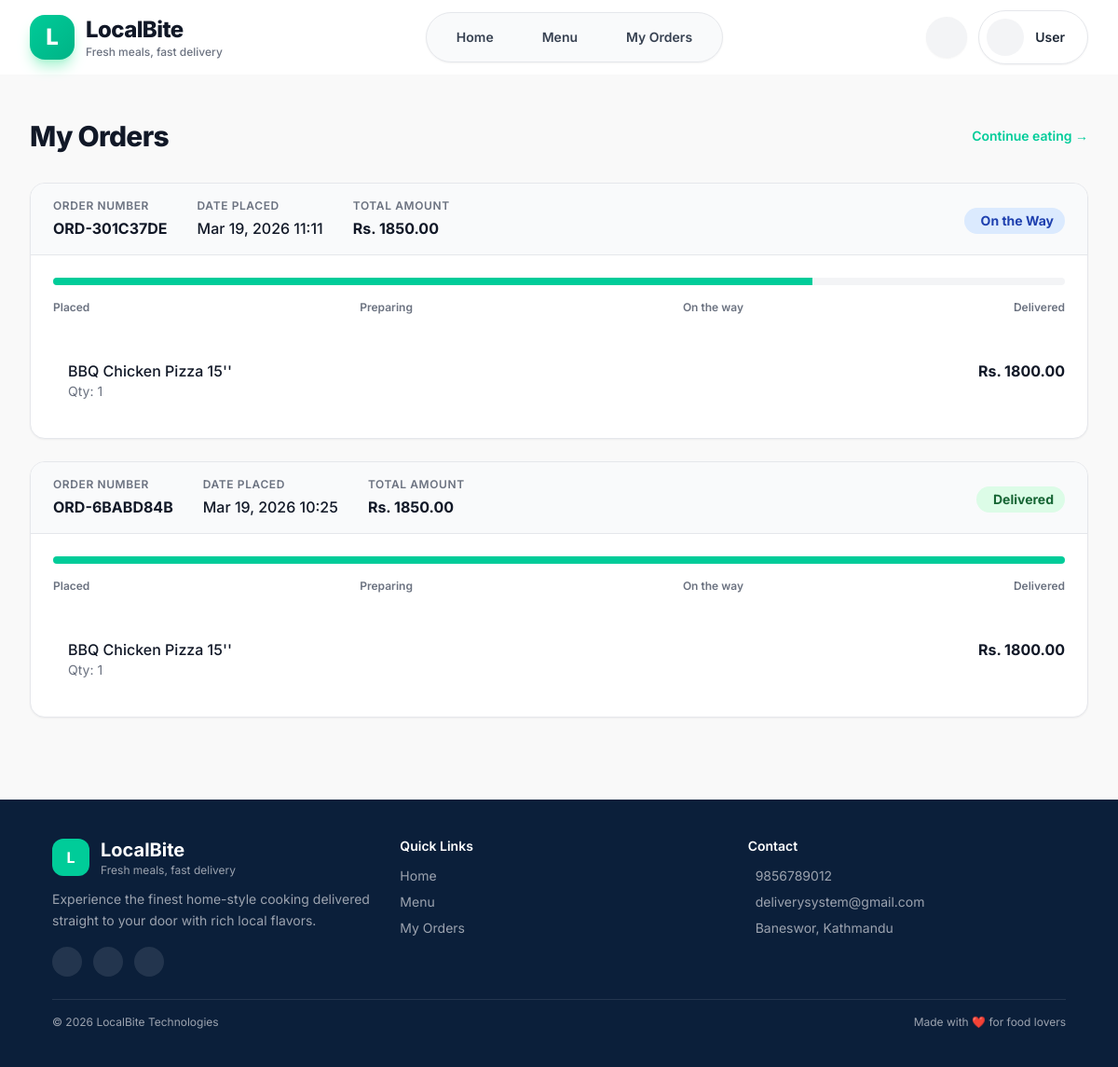
Before: /my-orders/ (signed in) with the older database file.
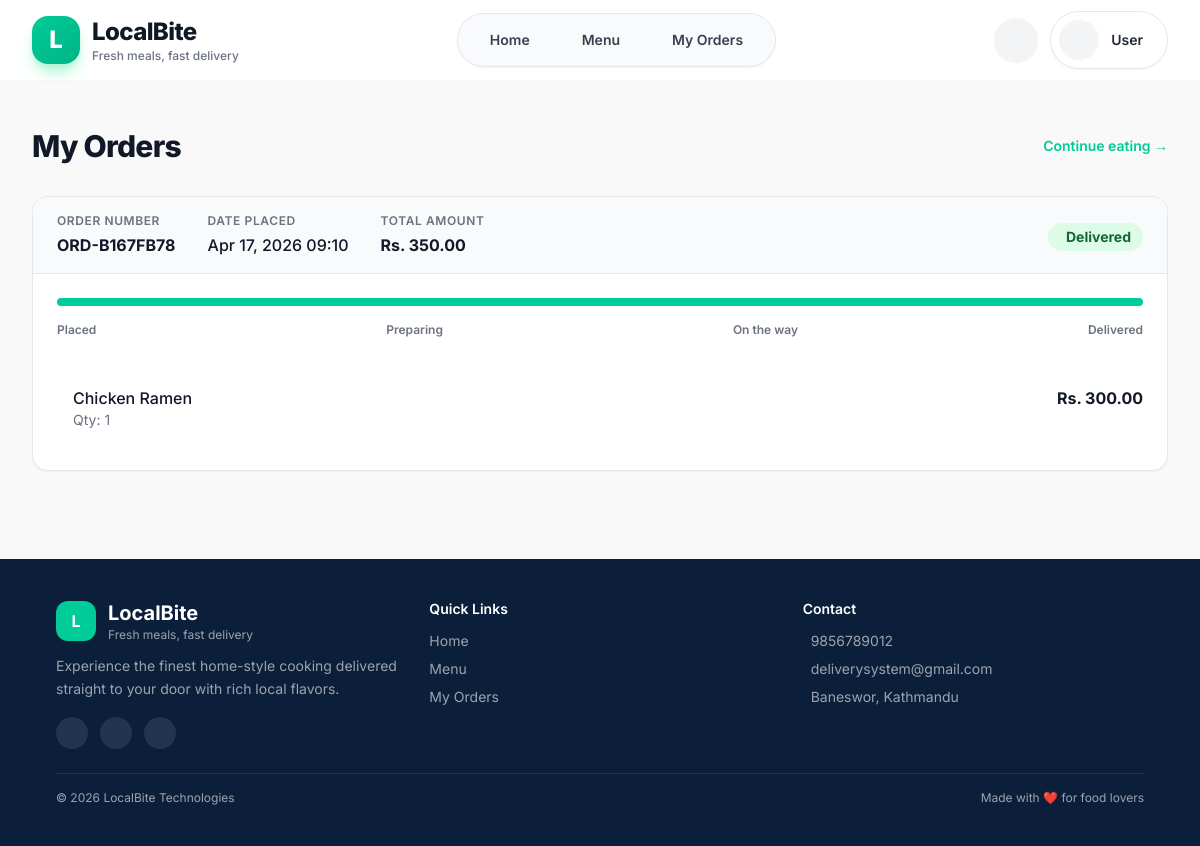
After: the same page with the newer database file.
### accounts/models.py (models this page shows, shortened)
class CustomUser(AbstractUser):
    class Roles(models.TextChoices):
        ADMIN = "admin", "Admin"
        DELIVERY_PERSON = "delivery_person", "Delivery Person"
        CUSTOMER = "customer", "Customer"
    username = None
    email = models.EmailField(_("email address"), unique=True)
    role = models.CharField(max_length=20, choices=Roles.choices, default=Roles.CUSTOMER)
    USERNAME_FIELD = "email"
    REQUIRED_FIELDS = []
    objects = CustomUserManager()

### main/models.py (models this page shows, shortened)
class Order(models.Model):
    class Status(models.TextChoices):
        PENDING = "pending", "Pending"
        PAID = "paid", "Paid"
        ON_THE_WAY = "on_the_way", "On the way"
        DELIVERED = "delivered", "Delivered"
        CANCELLED = "cancelled", "Cancelled"
    user = models.ForeignKey(
        "accounts.CustomUser",
        on_delete=models.PROTECT,
        related_name="orders",
    )
    order_id = models.CharField(max_length=30, unique=True)
    status = models.CharField(
        max_length=20, choices=Status.choices, default=Status.PENDING
    )
    subtotal = models.DecimalField(max_digits=10, decimal_places=2)
    tax = models.DecimalField(max_digits=10, decimal_places=2, default=0.0)
    shipping_cost = models.DecimalField(max_digits=10, decimal_places=2, default=0.0)
    total = models.DecimalField(max_digits=10, decimal_places=2, default=0.0)
    created_at = models.DateTimeField(auto_now_add=True)
    updated_at = models.DateTimeField(auto_now=True)
    delivery_person = models.ForeignKey(
        "accounts.DeliveryPerson", on_delete=models.PROTECT, null=True, blank=True
    )
    shipping_address = models.ForeignKey(
        "accounts.ShippingAddress",
        on_delete=models.PROTECT,
        null=True,
        blank=True
    )

class OrderItem(models.Model):
    order = models.ForeignKey(
        Order,
        on_delete=models.CASCADE,
        related_name="items",
    )
    product = models.ForeignKey(
        Product,
        on_delete=models.PROTECT,
    )
    product_name = models.CharField(max_length=100)
    price = models.DecimalField(max_digits=10, decimal_places=2)
    quantity = models.PositiveIntegerField()

### main/views.py (the view, shortened to what this page needs)
# urls.py: path('my-orders/', views.my_orders, name='my_orders'),
@login_required
def my_orders(request):
    personal_orders = Order.objects.filter(user=request.user).order_by('-created_at')
    deliveries = []
    context = {
        'orders': personal_orders,
        'deliveries': deliveries
    }
    return render(request, 'main/my_orders.html', context)

### main/templates/main/my_orders.html (shortened to what this page needs)
{% extends 'base.html' %}
{% block content %}
<div class="max-w-7xl mx-auto px-4 sm:px-6 lg:px-8 py-12" x-data="myOrdersHandler()">
    <div class="md:flex md:items-center md:justify-between mb-8">
        <h1 class="text-3xl font-extrabold text-gray-900 tracking-tight">My Orders</h1>
        <a href="{% url 'main:home' %}" class="mt-4 md:mt-0 text-sm font-semibold text-primary hover:text-primary-dark">
            Continue eating <span aria-hidden="true">&rarr;</span>
        </a>
    </div>
    <div class="space-y-6">
        {% for order in orders %}
        <div class="bg-white border border-gray-200 shadow-sm rounded-2xl overflow-hidden">
            <div class="bg-gray-50 px-6 py-4 border-b border-gray-200 flex flex-col sm:flex-row sm:items-center sm:justify-between gap-4">
                <div class="flex flex-col sm:flex-row gap-4 sm:gap-8">
                    <div>
                        <p class="text-xs text-gray-500 uppercase tracking-wider font-semibold mb-1">Order Number</p>
                        <p class="font-bold text-gray-900">{{ order.order_id }}</p>
                    </div>
                    <div>
                        <p class="text-xs text-gray-500 uppercase tracking-wider font-semibold mb-1">Date Placed</p>
                        <p class="font-medium text-gray-900">{{ order.created_at|date:"M d, Y H:i" }}</p>
                    </div>
                    <div>
                        <p class="text-xs text-gray-500 uppercase tracking-wider font-semibold mb-1">Total Amount</p>
                        <p class="font-bold text-gray-900">Rs. {{ order.total }}</p>
                    </div>
                </div>
                <div>
                    {% if order.status == 'delivered' %}
                        <span class="inline-flex items-center px-3 py-1 rounded-full text-sm font-bold bg-green-100 text-green-800">
                             Delivered
                        </span>
                    {% elif order.status == 'on_the_way' %}
                        <span class="inline-flex items-center px-3 py-1 rounded-full text-sm font-bold bg-blue-100 text-blue-800">
                             On the Way
                        </span>
                    {% elif order.status == 'cancelled' %}
                        <span class="inline-flex items-center px-3 py-1 rounded-full text-sm font-bold bg-red-100 text-red-800">
                            <i class="las la-times-circle mr-1.5 text-lg"></i> Cancelled
                        </span>
                    {% else %}
                        <span class="inline-flex items-center px-3 py-1 rounded-full text-sm font-bold bg-yellow-100 text-yellow-800">
                            <i class="las la-clock mr-1.5 text-lg"></i> Preparing
                        </span>
                    {% endif %}
                </div>
            </div>
            <div class="p-6">
                <div class="mb-8 relative">
                    <div class="overflow-hidden h-2 mb-4 text-xs flex rounded bg-gray-100">
                        {% if order.status == 'pending' or order.status == 'paid' %}
                            <div style="width: 25%" class="shadow-none flex flex-col text-center whitespace-nowrap text-white justify-center bg-primary"></div>
                        {% elif order.status == 'preparing' %}
                            <div style="width: 50%" class="shadow-none flex flex-col text-center whitespace-nowrap text-white justify-center bg-primary"></div>
                        {% elif order.status == 'on_the_way' %}
                            <div style="width: 75%" class="shadow-none flex flex-col text-center whitespace-nowrap text-white justify-center bg-primary"></div>
                        {% elif order.status == 'delivered' %}
                            <div style="width: 100%" class="shadow-none flex flex-col text-center whitespace-nowrap text-white justify-center bg-primary"></div>
                        {% endif %}
                    </div>
                    <div class="flex justify-between text-xs font-semibold text-gray-500 relative">
                        <span>Placed</span>
                        <span>Preparing</span>
                        <span>On the way</span>
                        <span>Delivered</span>
                    </div>
                </div>
                <ul role="list" class="divide-y divide-gray-100">
                    {% for item in order.items.all %}
                    <li class="py-4 flex">
                        <div class="ml-4 flex-1 flex flex-col">
                            <div>
                                <div class="flex justify-between text-base font-medium text-gray-900">
                                    <h4>{{ item.product_name }}</h4>
                                    <p class="ml-4 font-bold">Rs. {{ item.price }}</p>
                                </div>
                            </div>
                            <div class="flex-1 flex items-end justify-between text-sm">
                                <p class="text-gray-500">Qty: {{ item.quantity }}</p>
                            </div>
                        </div>
                    </li>
                    {% endfor %}
                </ul>
            </div>
        </div>
        {% endfor %}
    </div>
</div>
{% endblock %}

### common_templates/base.html (shortened to what this page needs)
{% load static %}
<!DOCTYPE html>
<html lang="en">
<head>
    <script src="https://cdn.tailwindcss.com"></script>
    <link rel="stylesheet" href="https://maxst.icons8.com/vue-static/landings/line-awesome/line-awesome/1.3.0/css/line-awesome.min.css">
</head>
<body x-data="localbiteApp()">
    <nav class="sticky top-0 z-50 bg-white/95 backdrop-blur-xl animate-fade-up">
        <div class="max-w-7xl mx-auto px-4 sm:px-6 lg:px-8">
            <div class="flex h-20 items-center justify-between">
                <div class="flex items-center gap-3">
                    <a href="{% url 'main:home' %}?view=user" class="flex items-center gap-3">
                        <div class="w-12 h-12 rounded-2xl bg-gradient-to-br from-primary to-primary-dark flex items-center justify-center text-white font-extrabold text-2xl shadow-lg shadow-emerald-200">
                            L
                        </div>
                        <div>
                            <span class="block text-2xl font-extrabold tracking-tight text-gray-900">LocalBite</span>
                            <span class="block text-xs font-medium text-gray-500">Fresh meals, fast delivery</span>
                        </div>
                    </a>
                </div>
                <div class="hidden md:flex items-center gap-3 bg-gray-50 border border-gray-200 rounded-full px-3 py-2 shadow-sm">
                    <a href="{% if user.is_authenticated and user.role == 'admin' %}{% url 'main:admin_dashboard' %}{% else %}{% url 'main:home' %}?view=user{% endif %}"
                       class="px-5 py-2 rounded-full text-sm font-semibold {% if request.path == '/' %}bg-black text-white{% else %}text-gray-700 hover:text-black hover:bg-white{% endif %} transition">
                        Home
                    </a>
                    <a href="{% url 'main:menu_page' %}"
                       class="px-5 py-2 rounded-full text-sm font-semibold {% if request.path == '/menu/' %}bg-black text-white{% else %}text-gray-700 hover:text-black hover:bg-white{% endif %} transition">
                        Menu
                    </a>
                    {% if user.is_authenticated %}
                        {% if user.role == 'customer' %}
                        <a href="{% url 'main:my_orders' %}"
                           class="px-5 py-2 rounded-full text-sm font-semibold text-gray-700 hover:text-black hover:bg-white transition">
                            My Orders
                        </a>
                        {% elif user.role == 'admin' %}
                        <a href="{% url 'main:admin_dashboard' %}"
                           class="px-5 py-2 rounded-full text-sm font-semibold text-gray-700 hover:text-black hover:bg-white transition">
                            Dashboard
                        </a>
                        {% endif %}
                    {% endif %}
                </div>
                <div class="hidden md:flex items-center gap-3">
                    {% if user.is_authenticated %}
                        {% if user.role == 'delivery_person' and request.session.rider_mode != False %}
                            <a href="{% url 'main:toggle_rider_mode' %}"
                               class="px-4 py-2.5 rounded-full bg-amber-50 text-amber-700 font-bold text-sm hover:bg-amber-100 transition">
                                Switch to Eating
                            </a>
                        {% elif user.role == 'admin' %}
                            <a href="{% url 'main:admin_dashboard' %}"
                               class="px-4 py-2.5 rounded-full bg-gray-900 text-white font-bold text-sm hover:bg-black transition">
                                Dashboard
                            </a>
                        {% else %}
                            <button @click="cartOpen = true"
                                    class="relative w-11 h-11 rounded-full bg-gray-100 hover:bg-gray-200 transition flex items-center justify-center text-gray-800 shadow-sm">
                            </button>
                        {% endif %}
                        <div class="relative" x-data="{ open: false }">
                            <button @click="open = !open"
                                    @click.outside="open = false"
                                    class="flex items-center gap-3 pl-2 pr-3 py-2 rounded-full bg-white border border-gray-200 shadow-sm hover:shadow-md transition">
                                <div class="w-10 h-10 rounded-full bg-gray-100 flex items-center justify-center text-gray-700">
                                </div>
                                <span class="max-w-[120px] truncate text-sm font-semibold text-gray-800">
                                    {{ user.first_name|default:user.email|truncatechars:12 }}
                                </span>
                            </button>
                        </div>
                    {% endif %}
                </div>
            </div>
        </div>
    </nav>
    <main class="flex-grow w-full">
        {% block content %}
        {% endblock %}
    </main>
    <footer class="bg-[#0B1F3A] text-white mt-10">
        <div class="max-w-6xl mx-auto px-4 sm:px-6 lg:px-8 py-10">
            <div class="grid md:grid-cols-3 gap-8">
                <div>
                    <div class="flex items-center gap-3 mb-3">
                        <div class="w-10 h-10 rounded-xl bg-primary flex items-center justify-center text-white font-bold">
                            L
                        </div>
                        <div>
                            <h2 class="text-xl font-bold">LocalBite</h2>
                            <p class="text-xs text-gray-400">Fresh meals, fast delivery</p>
                        </div>
                    </div>
                    <p class="text-sm text-gray-400 leading-relaxed max-w-sm">
                        Experience the finest home-style cooking delivered straight to your door with rich local flavors.
                    </p>
                    <div class="flex gap-3 mt-4">
                        <div class="w-8 h-8 flex items-center justify-center bg-white/10 rounded-full hover:bg-white/20 transition">
                        </div>
                        <div class="w-8 h-8 flex items-center justify-center bg-white/10 rounded-full hover:bg-white/20 transition">
                        </div>
                        <div class="w-8 h-8 flex items-center justify-center bg-white/10 rounded-full hover:bg-white/20 transition">
                        </div>
                    </div>
                </div>
                <div>
                    <h3 class="text-sm font-semibold mb-3">Quick Links</h3>
                    <div class="flex flex-col gap-2 text-sm text-gray-400">
                        <a href="{% url 'main:home' %}?view=user" class="hover:text-white transition">Home</a>
                        <a href="{% url 'main:menu_page' %}" class="hover:text-white transition">Menu</a>
                        {% if user.is_authenticated %}
                        <a href="{% url 'main:my_orders' %}" class="hover:text-white transition">My Orders</a>
                        {% endif %}
                    </div>
                </div>
                <div>
                    <h3 class="text-sm font-semibold mb-3">Contact</h3>
                    <div class="space-y-2 text-sm text-gray-400">
                        <p class="flex items-center gap-2">
                             9856789012
                        </p>
                        <p class="flex items-center gap-2">
                             deliverysystem@gmail.com
                        </p>
                        <p class="flex items-center gap-2">
                             Baneswor, Kathmandu
                        </p>
                    </div>
                </div>
            </div>
            <div class="mt-6 pt-4 border-t border-white/10 flex flex-col sm:flex-row justify-between items-center text-xs text-gray-400 gap-2">
                <p>© {% now "Y" %} LocalBite Technologies</p>
                <p>Made with ❤️ for food lovers</p>
            </div>
        </div>
    </footer>
</body>
</html>

### common_templates/base.html (style rules this page uses)
.animate-fade-up { animation: fadeUp 0.7s ease-out both; }
body { background-color: #f9f9f9; color: #121212; display: flex; flex-direction: column; min-height: 100vh; font-family: 'Inter', sans-serif; }

Changed rows visible on the page:
removed Order: order_id "ORD-301C37DE", created_at "Mar 19, 2026 11:11", total "1850.00", status "On the Way"
removed OrderItem: product_name "BBQ Chicken Pizza 15''", price "1800.00", quantity "1", shown under "ORD-301C37DE"
removed Order: order_id "ORD-6BABD84B", created_at "Mar 19, 2026 10:25", total "1850.00", status "Delivered"
removed OrderItem: product_name "BBQ Chicken Pizza 15''", price "1800.00", quantity "1", shown under "ORD-6BABD84B"
added Order: order_id "ORD-B167FB78", created_at "Apr 17, 2026 09:10", total "350.00", status "Delivered"
added OrderItem: product_name "Chicken Ramen", price "300.00", quantity "1", shown under "ORD-B167FB78"
